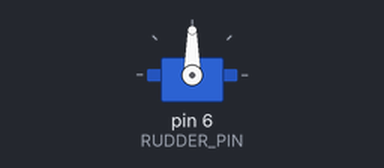
This sketch was run on a simulated Arduino Uno, built with avr-gcc and run on an emulated ATmega328P. On the bench: servo.

Above: at 0.05 s.
Timing chart, 0 to 5.2 s (numbered marks = the images above):
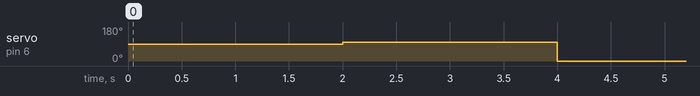

The sketch:

centerbot-rudder.ino
```cpp
#include <Servo.h>

#define RUDDER_PIN 6

Servo rudder;

void setup() {
  // put your setup code here, to run once:

  rudder.attach(RUDDER_PIN);

}

void loop() {
  // put your main code here, to run repeatedly:

  delay(2000);

  rudder.write(100);

  delay(2000);

  rudder.write(0);

}
```

Measured:
- by itself, servo on pin 6 (RUDDER_PIN): alternates 100° for 2.0 s and 0° for 2.0 s
